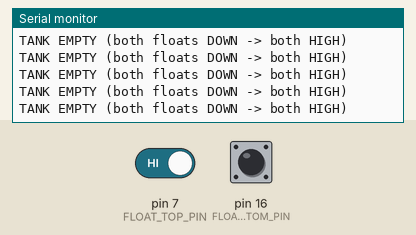
Recording of a sketch running on a simulated Arduino Uno, built with avr-gcc and run on an emulated ATmega328P. Parts: the last lines printed to the serial monitor. The test bench sets the inputs (shaded band); at power-on: pin 7 (FLOAT_TOP_PIN) HIGH, pin 16 (FLOAT_BOTTOM_PIN) HIGH.

Above: at 1.3 s.
1.4 s: pin 7 (FLOAT_TOP_PIN) driven LOW
At 1.69 s:
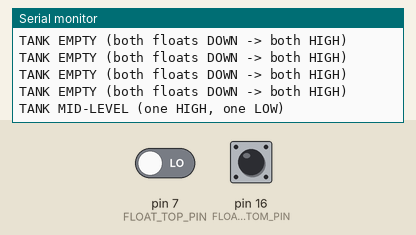
3.5 s: pin 16 (FLOAT_BOTTOM_PIN) pulled LOW for 0.3 s
At 3.69 s:
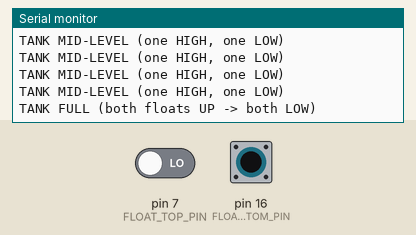

Measured:
- after the input at 1.4 s, the serial monitor: prints a new line after 0.11 s (image 1)
- after the input at 3.5 s, the serial monitor: prints a new line at once (image 2)

The sketch:

water_level_floaters.ino
```cpp
#include <Arduino.h>

const int FLOAT_TOP_PIN    = 7;  // top float switch -> GPIO7
const int FLOAT_BOTTOM_PIN = 16;  // bottom float switch -> GPIO9

void setup() {
  Serial.begin(115200);
  pinMode(FLOAT_TOP_PIN,    INPUT_PULLUP);  // open = HIGH, closed-to-GND = LOW
  pinMode(FLOAT_BOTTOM_PIN, INPUT_PULLUP);
  Serial.println("\nTwo-float level check (both HIGH = EMPTY, both LOW = FULL)");
}

void loop() {
  int topLevel    = digitalRead(FLOAT_TOP_PIN);    // HIGH=open (down), LOW=closed (up)
  int bottomLevel = digitalRead(FLOAT_BOTTOM_PIN);

  if (topLevel == HIGH && bottomLevel == HIGH) {
    Serial.println("TANK EMPTY (both floats DOWN -> both HIGH)");
  } else if (topLevel == LOW && bottomLevel == LOW) {
    Serial.println("TANK FULL (both floats UP -> both LOW)");
  } else {
    // One up, one down = intermediate level
    Serial.println("TANK MID-LEVEL (one HIGH, one LOW)");
  }

  delay(250);
}
```
